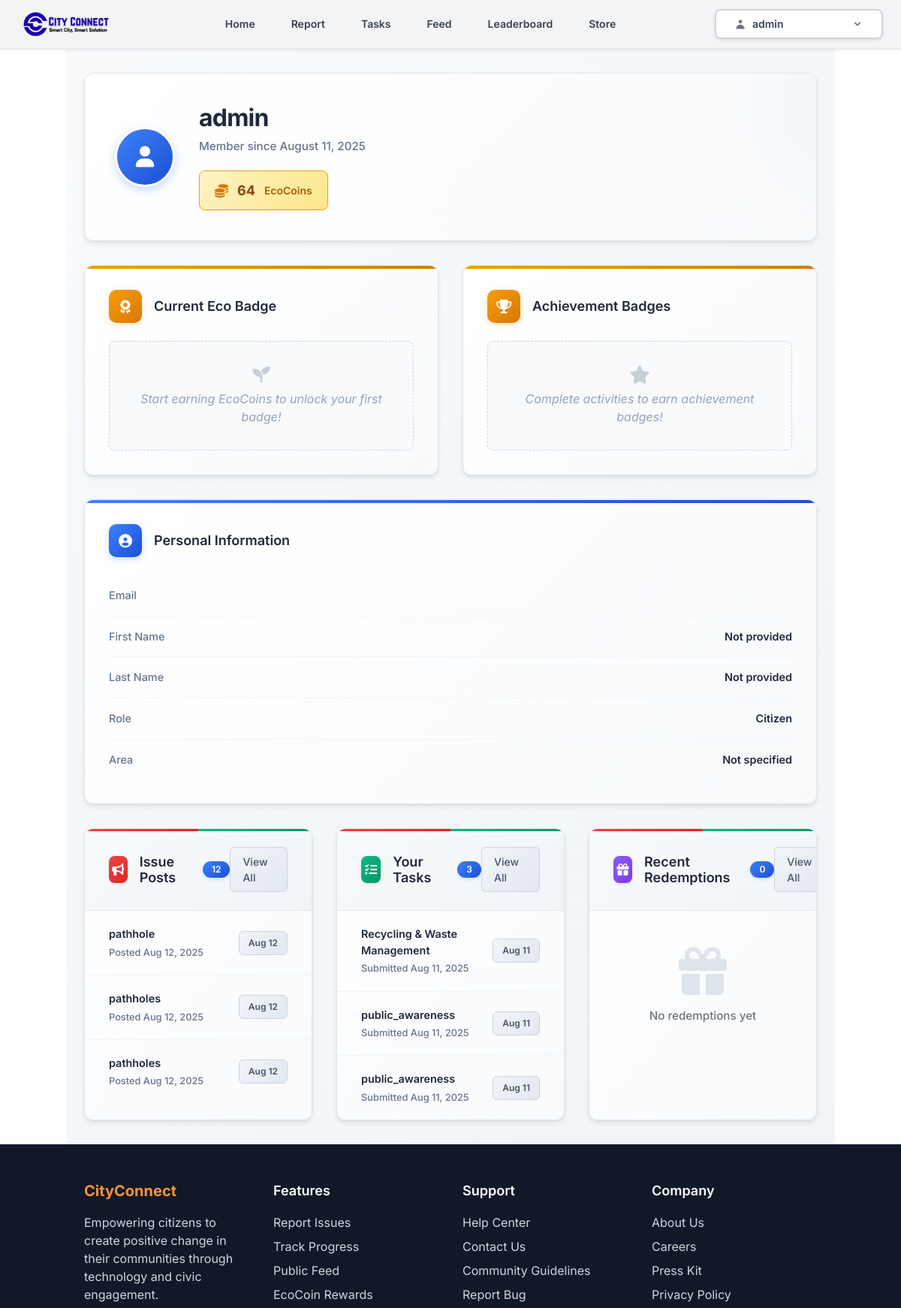
Before: /profile/ (signed in, upper part) with the older database file.
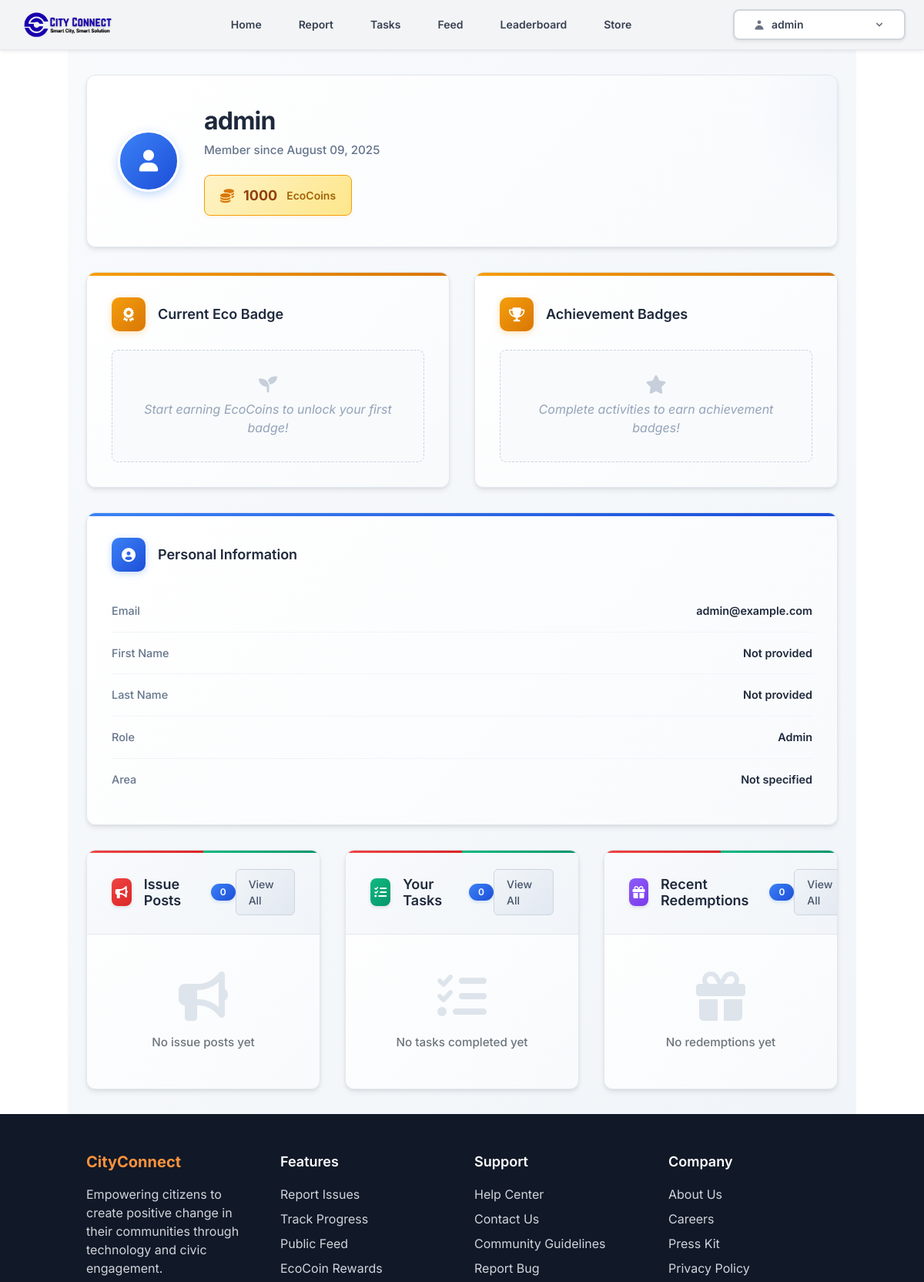
After: the same page with the newer database file.
### core/models.py (models this page shows, shortened)
class User(AbstractUser):
    ROLE_CHOICES = (
        ('citizen', 'Citizen'),
        ('admin', 'Admin'),
    )
    DEPARTMENT_CHOICES = [
        ('public_works', 'Public Works Department'),
        ('water_supply', 'Water Supply Department'),
        ('waste_management', 'Waste Management Department'),
        ('electricity', 'Electricity Department')
    ]
    role = models.CharField(max_length=10, choices=ROLE_CHOICES, default='citizen')
    department = models.CharField(max_length=50, choices=DEPARTMENT_CHOICES, blank=True, null=True)
    eco_coins = models.PositiveIntegerField(default=0)
    area = models.CharField(max_length=100, blank=True)

### issues/models.py (models this page shows, shortened)
class IssuePost(models.Model):
    STATUS_CHOICES = [
        ('pending', 'Pending'),
        ('in_progress', 'In Progress'),
        ('resolved', 'Resolved'),
    ]
    DEPARTMENT_CHOICES = [
        ('public_works', 'Public Works Department'),
        ('water_supply', 'Water Supply Department'),
        ('waste_management', 'Waste Management Department'),
        ('electricity', 'Electricity Department')
    ]
    id = models.AutoField(primary_key=True, editable=True)
    user = models.ForeignKey(User, on_delete=models.CASCADE, related_name='issue_posts')
    title = models.CharField(max_length=150)
    description = models.TextField()
    image = models.ImageField(upload_to='issue_posts/', blank=True, null=True)
    department = models.CharField(max_length=50, choices=DEPARTMENT_CHOICES, help_text="Select the relevant department for this issue.")
    created_at = models.DateTimeField(auto_now_add=True)
    updated_at = models.DateTimeField(auto_now=True)
    status = models.CharField(
        max_length=20,
        choices=STATUS_CHOICES,
        default='pending'
    )
    likes_count = models.PositiveIntegerField(default=0)
    comments_count = models.PositiveIntegerField(default=0)
    reported_latitude = models.FloatField(null=True, blank=True)
    reported_longitude = models.FloatField(null=True, blank=True)
    location_name = models.CharField(max_length=255, null=True, blank=True)
    location_map_url = models.URLField(max_length=500, null=True, blank=True)
    is_verified = models.BooleanField(default=False)
    verification_method = models.CharField(max_length=50, null=True, blank=True)  # e.g., 'openai' or 'huggingface'
    verification_score = models.FloatField(null=True, blank=True)
    verification_details = models.TextField(null=True, blank=True)
    class Meta:
        ordering = ['-created_at']
        verbose_name = 'Issue Post'
        verbose_name_plural = 'Issue Posts'
        indexes = [
            models.Index(fields=['-created_at']),
            models.Index(fields=['status']),
            models.Index(fields=['department']), # New index for department
        ]

class Task(models.Model):
    TASK_TYPE_CHOICES = [
        ('Recycling & Waste Management', 'Recycling & Waste Management'),
        ('Environmental Conservation', 'Environmental Conservation'),
        ('Community Engagement', 'Community Engagement'),
        ('Miscellaneous', 'Miscellaneous')
    ]
    user = models.ForeignKey(User, on_delete=models.CASCADE)
    title = models.CharField(max_length=100, help_text="A short, descriptive title for your task.")
    description = models.TextField(help_text="Provide details about the task you completed, including location and impact.")
    task_type = models.CharField(max_length=50, choices=TASK_TYPE_CHOICES)
    proof_image = models.ImageField(upload_to='', null=True, blank=True)
    submitted_at = models.DateTimeField(auto_now_add=True)
    admin_feedback = models.TextField(blank=True, null=True)
    eco_coins_awarded = models.PositiveIntegerField(default=0) # Additional coins on verification
    reported_latitude = models.FloatField(null=True, blank=True)
    reported_longitude = models.FloatField(null=True, blank=True)
    is_verified = models.BooleanField(default=False)
    verification_method = models.CharField(max_length=50, null=True, blank=True)  # e.g., 'openai' or 'huggingface'
    verification_score = models.FloatField(null=True, blank=True)
    verification_details = models.TextField(null=True, blank=True)

### core/views.py (the view)
# urls.py: path('profile/', views.profile, name='profile'),
@login_required
def profile(request):
    user = request.user
    issue_posts = IssuePost.objects.filter(user=user)
    tasks = Task.objects.filter(user=user)
    redemptions = Redemption.objects.filter(user=user) # Fetch from store app
    context = {
        'user': user,
        'eco_coins': user.eco_coins,
        'issue_post_count': issue_posts.count(),
        'task_count': tasks.count(),
        'redemption_count': redemptions.count(),
        'recent_issue_posts': issue_posts.order_by('-created_at')[:3],
        'recent_tasks': tasks.order_by('-submitted_at')[:3],
        'recent_redemptions': redemptions.order_by('-redeemed_at')[:3], # Use redeemed_at
    }
    return render(request, 'core/profile.html', context)

### core/context_processors.py (called while the page is built)
def notification_counts(request):
    if request.user.is_authenticated:
        pending_tasks = Task.objects.filter(user=request.user, is_verified=False).count()
    else:
        pending_tasks = 0
    return {
        'pending_tasks': pending_tasks,
        'pending_redemptions': 0, # Removed from core context, handled by store app
    }

### core/templates/core/profile.html (shortened to what the changed rows need)
{% extends 'core/base.html' %}
{% load static %}
{% block content %}
<div class="profile-page">
    <div class="profile-container">
        <div class="profile-header-card">
            <div class="profile-header-content">
                <div class="profile-info">
                    <h1 class="profile-username">{{ user.username }}</h1>
                    <p class="profile-meta">Member since {{ user.date_joined|date:"F d, Y" }}</p>
                    <div class="profile-ecocoins">
                        <i class="fas fa-coins ecocoins-icon"></i>
                        <span class="ecocoins-amount">{{ eco_coins }}</span>
                        <span class="ecocoins-label">EcoCoins</span>
                    </div>
                </div>
            </div>
        </div>
        <div class="stats-grid">
            <div class="stat-card">
                <ul class="info-list">
                    <li class="info-item">
                        <span class="info-label">Email</span>
                        <span class="info-value">{{ user.email }}</span>
                    </li>
                    <li class="info-item">
                        <span class="info-label">First Name</span>
                        <span class="info-value">{{ user.first_name|default:"Not provided" }}</span>
                    </li>
                    <li class="info-item">
                        <span class="info-label">Last Name</span>
                        <span class="info-value">{{ user.last_name|default:"Not provided" }}</span>
                    </li>
                    <li class="info-item">
                        <span class="info-label">Role</span>
                        <span class="info-value">{{ user.role|capfirst }}</span>
                    </li>
                    <li class="info-item">
                        <span class="info-label">Area</span>
                        <span class="info-value">{{ user.area|default:"Not specified" }}</span>
                    </li>
                </ul>
            </div>
        </div>
        <div class="dashboard-grid">
            <div class="dashboard-card">
                <div class="dashboard-header">
                    <h4 class="dashboard-title">
                        <div class="dashboard-icon posts-icon">
                            <i class="fas fa-bullhorn"></i>
                        </div>
                        Issue Posts
                        <span class="count-badge">{{ issue_post_count }}</span>
                    </h4>
                </div>
                <ul class="dashboard-list">
                    {% for post in recent_issue_posts %}
                        <li class="dashboard-item">
                            <div class="item-content">
                                <a href="{% url 'post_detail' post.id %}" class="item-title">{{ post.title }}</a>
                                <div class="item-meta">Posted {{ post.created_at|date:"M d, Y" }}</div>
                            </div>
                            <span class="item-badge">{{ post.created_at|date:"M d" }}</span>
                        </li>
                    {% empty %}
                        <li class="empty-state">
                            <div class="empty-icon">
                                <i class="fas fa-bullhorn"></i>
                            </div>
                            <div class="empty-text">No issue posts yet</div>
                        </li>
                    {% endfor %}
                </ul>
            </div>
            <div class="dashboard-card">
                <div class="dashboard-header">
                    <h4 class="dashboard-title">
                        <div class="dashboard-icon tasks-icon">
                            <i class="fas fa-tasks"></i>
                        </div>
                        Your Tasks
                        <span class="count-badge">{{ task_count }}</span>
                    </h4>
                </div>
                <ul class="dashboard-list">
                    {% for task in recent_tasks %}
                        <li class="dashboard-item">
                            <div class="item-content">
                                <div class="item-title">{{ task.get_task_type_display }}</div>
                                <div class="item-meta">Submitted {{ task.submitted_at|date:"M d, Y" }}</div>
                            </div>
                            <span class="item-badge">{{ task.submitted_at|date:"M d" }}</span>
                        </li>
                    {% empty %}
                        <li class="empty-state">
                            <div class="empty-icon">
                                <i class="fas fa-tasks"></i>
                            </div>
                            <div class="empty-text">No tasks completed yet</div>
                        </li>
                    {% endfor %}
                </ul>
            </div>
        </div>
    </div>
</div>
{% endblock %}

### core/templates/core/base.html (shortened to what the changed rows need)
<!DOCTYPE html>
<html lang="en">
<head>
<link href="https://cdn.jsdelivr.net/npm/bootstrap@5.3.0/dist/css/bootstrap.min.css" rel="stylesheet">
<link rel="stylesheet" href="https://cdnjs.cloudflare.com/ajax/libs/font-awesome/6.0.0-beta3/css/all.min.css">
  <script src="https://cdn.tailwindcss.com"></script>
</head>
<body>
<nav class="bg-gray-100 border-b border-gray-200 sticky top-0 z-50 shadow-sm font-inter">
  <div class="max-w-7xl mx-auto px-4 sm:px-6 lg:px-8">
    <div class="flex justify-between items-center h-16">
      {% if user.is_authenticated %}
        <div class="hidden md:block">
          <div class="ml-4 flex items-center md:ml-6">
            <div class="relative">
              <button type="button" class="bg-white border-2 border-gray-300 rounded-lg px-4 py-2 text-sm font-semibold text-gray-700 hover:bg-gray-50 hover:border-gray-400 focus:outline-none focus:ring-2 focus:ring-offset-2 focus:ring-blue-500 transition-all duration-200 w-56 flex items-center justify-between shadow-sm" id="user-menu-button" aria-expanded="false" aria-haspopup="true" onclick="toggleUserMenu()">
                <span class="flex items-center">
                  <svg class="w-4 h-4 mr-2 text-gray-500" fill="currentColor" viewBox="0 0 20 20">
                    <path fill-rule="evenodd" d="M10 9a3 3 0 100-6 3 3 0 000 6zm-7 9a7 7 0 1114 0H3z" clip-rule="evenodd"></path>
                  </svg>
                  {{ user.username }}
                </span>
                <svg class="w-4 h-4 text-gray-500" fill="currentColor" viewBox="0 0 20 20">
                  <path fill-rule="evenodd" d="M5.293 7.293a1 1 0 011.414 0L10 10.586l3.293-3.293a1 1 0 111.414 1.414l-4 4a1 1 0 01-1.414 0l-4-4a1 1 0 010-1.414z" clip-rule="evenodd"></path>
                </svg>
              </button>
            </div>
          </div>
        </div>
      {% endif %}
    </div>
  </div>
</nav>
<main class="container pr-0 pl-0">
  {% block content %}
  {% endblock %}
</main>
</body>
</html>

Changed rows visible on the page:
removed IssuePost: title "pathhole", created_at "Aug 12, 2025", created_at "Aug 12"
removed IssuePost: title "pathholes", created_at "Aug 12, 2025", created_at "Aug 12"
removed IssuePost: title "pathholes", created_at "Aug 12, 2025", created_at "Aug 12"
removed Task: task_type "Recycling & Waste Management", submitted_at "Aug 11, 2025", submitted_at "Aug 11"
removed Task: task_type "public_awareness", submitted_at "Aug 11, 2025", submitted_at "Aug 11"
removed Task: task_type "public_awareness", submitted_at "Aug 11, 2025", submitted_at "Aug 11"
changed User "admin": date_joined "August 11, 2025" → "August 09, 2025"; email (not shown) → "admin@example.com"; role "Citizen" → "Admin"
Other visible differences:
{{ eco_coins }}: "64" → "1000"
{{ issue_post_count }}: "12" → "0"
{{ task_count }}: "3" → "0"
text now shown: "No issue posts yet No tasks completed yet"
